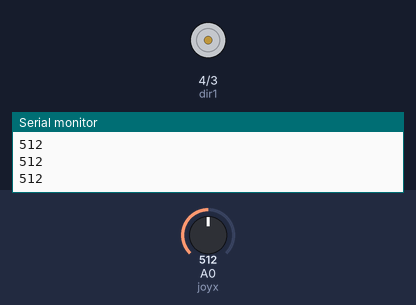
The program below on a simulated Arduino Uno, built with avr-gcc and run on an emulated ATmega328P. Shown: motor-driver pin pairs drawn as motors (green arrow = first pin HIGH = forward, orange = second pin HIGH = backward, longer = more drive, scaled by the enable pin), the last lines printed to the serial monitor. The test bench sets the inputs (shaded band); at power-on: A0 (joyx) = 512.

Above: at 1.2 s.
1.3 s: A0 (joyx) set to 716
At 1.9 s:
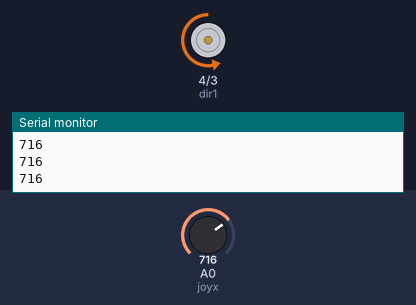
2.8 s: A0 (joyx) set to 900
At 3.2 s:
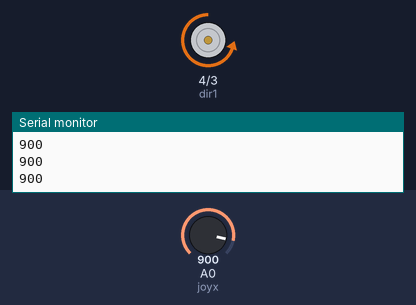
4.3 s: A0 (joyx) set to 511
At 5.4 s:
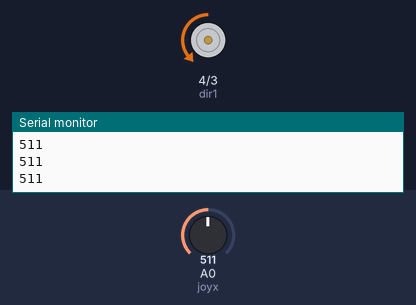
Timing chart, 0 to 7.3 s (numbered marks = the images above; inputs shaded):
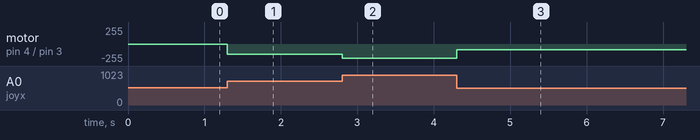

The program:

main.cpp
```cpp
#include <Arduino.h>
int speedPin=5;
int dir1=4;
int dir2=3;
int mSpeed=150;
int mStart=255;
int joyx=A0;
int xVal;


void setup() {
  // put your setup code here, to run once:
pinMode(speedPin,OUTPUT);
pinMode(dir1,OUTPUT);
pinMode(dir2,OUTPUT);
pinMode(joyx,INPUT);
Serial.begin(9600);
}


void loop() {
  // put your main code here, to run repeatedly:


xVal=analogRead(joyx);


if (xVal > 513 && xVal < 517)
{
  digitalWrite(dir1,HIGH);
  digitalWrite(dir2,LOW);
  analogWrite(speedPin,0);
  Serial.println(xVal);
}
if (xVal < 513)
{
  mSpeed=map(xVal, 513, 0, 83, 255);
  analogWrite(speedPin,mSpeed);
  Serial.println(xVal);
}
if (xVal > 517)
{
  digitalWrite(dir1,LOW);
  digitalWrite(dir2,HIGH);
  mSpeed=map(xVal, 517, 1023, 83, 255);
  analogWrite(speedPin,mSpeed);
  Serial.println(xVal);
}

}
```

Measured:
- after the input at 1.3 s, motor on pin 4 (dir1) / pin 3 (dir2): stopped → backward 150/255 at once
- after the input at 2.8 s, motor on pin 4 (dir1) / pin 3 (dir2): backward 150/255 → backward 213/255 at once
- after the input at 4.3 s, motor on pin 4 (dir1) / pin 3 (dir2): backward 213/255 → backward 83/255 at once
